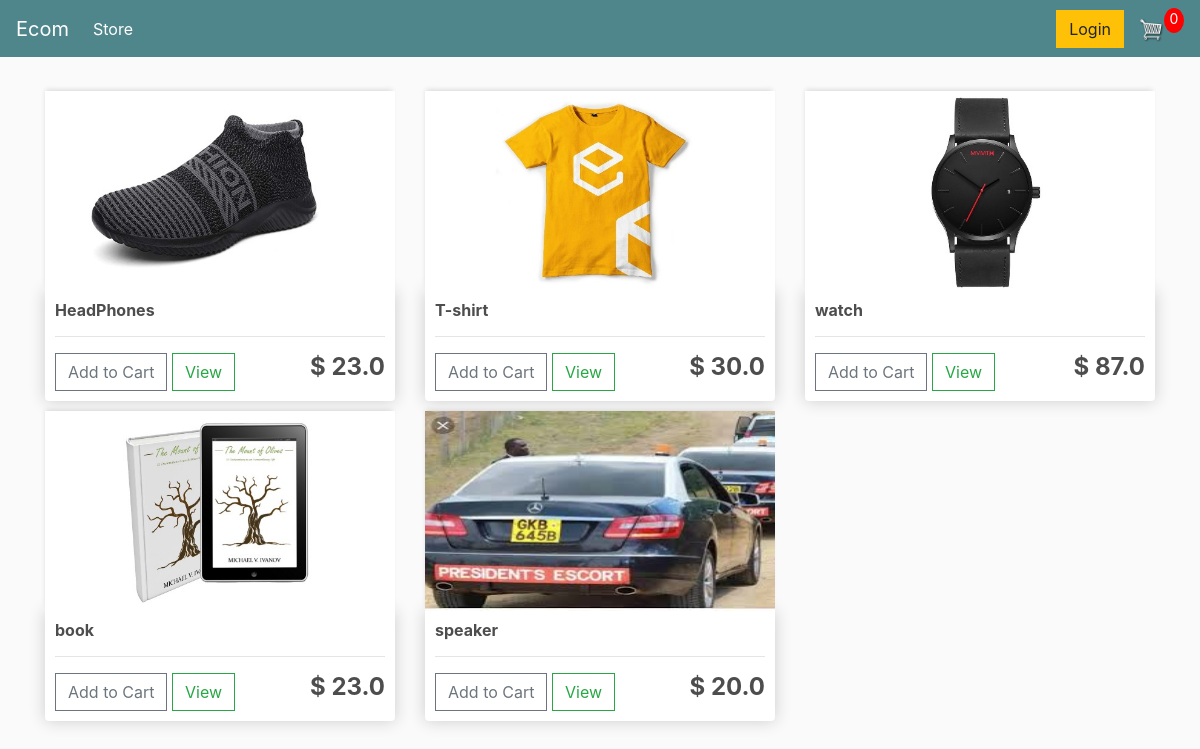
The page / on the database its author committed.
### store/models.py (models this page shows, shortened)
class Product(models.Model):
    name =  models.CharField(max_length=200,null=True)
    price = models.FloatField()
    digital =  models.BooleanField(default=False,null=True)
    image = models.ImageField(default='default.jpg',upload_to='images')

### store/views.py (the view)
# urls.py: path('',include('store.urls')),
def store(request):
    data = cartData(request)
    cartItem =  data['cartItem']
    products =  Product.objects.all()
    context = {'products':products,'cartItem':cartItem}
    return render(request,'store/Store.html',context)

### store/utils.py (called while the page is built, shortened)
def cookieCart(request):
    try:
        cart =  json.loads(request.COOKIES['cart'])
    except:
        cart =  {}
        print(cart)
    items = []
    order = {'get_cart_total':0,'get_cart_item':0,'shipping':False}
    cartItem =  order['get_cart_item']
    return{'cartItem':cartItem,'order':order,'items':items}

def cartData(request):
    if request.user.is_authenticated:
        customer = request.user.customer
        order,created = Order.objects.get_or_create(customer=customer,complete=False)
        items = order.orderitem_set.all()
        cartItem = order.get_cart_item
    else:
        cookieData = cookieCart(request)
        cartItem =  cookieData['cartItem']
        order = cookieData['order']
        items = cookieData['items']
    return {'items':items,'order':order,'cartItem':cartItem}

### store/templates/store/Store.html
{% extends 'store/main.html' %}
{% load static %}
{% block content %}
	<div class="row">
    {% for product in products %}
		<div class="col-lg-4">
			<img class="thumbnail" src="{{product.image.url}}">
			<div class="box-element product">
				<h6><strong>{{ product.name }}</strong></h6>
				<hr>
				<button data-product = {{product.id}} data-action="add" class="btn btn-outline-secondary add-btn update-cart">Add to Cart</button>
				<a class="btn btn-outline-success" href="#">View</a>
				<h4 style="display: inline-block; float: right"><strong>$ {{product.price}}</strong></h4>
			</div>
		</div>
    {% endfor %}
	</div>
{% endblock content %}

### store/templates/store/Main.html (shortened to what this page needs)
<!DOCTYPE html>
{% load static %}
<html>
<head>
	<link rel="stylesheet" href="https://stackpath.bootstrapcdn.com/bootstrap/4.4.1/css/bootstrap.min.css">
	<link rel="stylesheet" type="text/css" href="{% static 'css/main.css' %}">
</head>
<body>
	<nav class="navbar navbar-expand-lg navbar-dark bg-dark">
	  <a class="navbar-brand" href="{% url 'store' %}">Ecom</a>
	  <div class="collapse navbar-collapse" id="navbarSupportedContent">
	    <ul class="navbar-nav mr-auto">
	      <li class="nav-item active">
	        <a class="nav-link" href="{% url 'store' %}">Store <span class="sr-only">(current)</span></a>
	      </li>
	    </ul>
	    <div class="form-inline my-2 my-lg-0">
	     	<a href="#"class="btn btn-warning">Login</a>
	     	<a href="{% url 'cart' %}">
	    		<img  id="cart-icon" src="{% static 'images/cart.png' %}">
	    	</a>
	    	<p id="cart-total">{{ cartItem }}</p>
	    </div>
	  </div>
	</nav>
     <div class="container">
            <br>
            {% block content %}
            {% endblock content %}
         </div>
</body>
</html>

### store/static/css/main.css (style rules this page uses)
body { background-color: hsl(0, 0%, 98%); }
h1,h2,h3,h4,h5,h6 { color:hsl(0, 0%, 30%); }
.box-element { box-shadow:hsl(0, 0%, 80%) 0 0 16px; background-color: #fff; border-radius: 4px; padding: 10px; }
.thumbnail { width: 100%; height: 200px; -webkit-box-shadow: -1px -3px 5px -2px rgba(214,214,214,1); -moz-box-shadow: -1px -3px 5px -2px rgba(214,214,214,1); box-shadow: -1px -3px 5px -2px rgba(214,214,214,1); }
.product { border-radius: 0 0 4px 4px; }
.bg-dark { background-color: #4f868c!important; }
#cart-icon { width:25px; display: inline-block; margin-left: 15px; }
#cart-total { display: block; text-align: center; color:#fff; background-color: red; width: 20px; height: 25px; border-radius: 50%; font-size: 14px; }
.col-lg-4, .col-lg-6, .col-lg-8, .col-lg-12 { margin-top: 10px; }
.btn { border-radius: 0; }

### rows shown on the page
Product: image (picture), name "HeadPhones", price "23.0"
Product: image (picture), name "T-shirt", price "30.0"
Product: image (picture), name "watch", price "87.0"
Product: image (picture), name "book", price "23.0"
Product: image (picture), name "speaker", price "20.0"

### other values the page prints
{{ cartItem }} "0"
